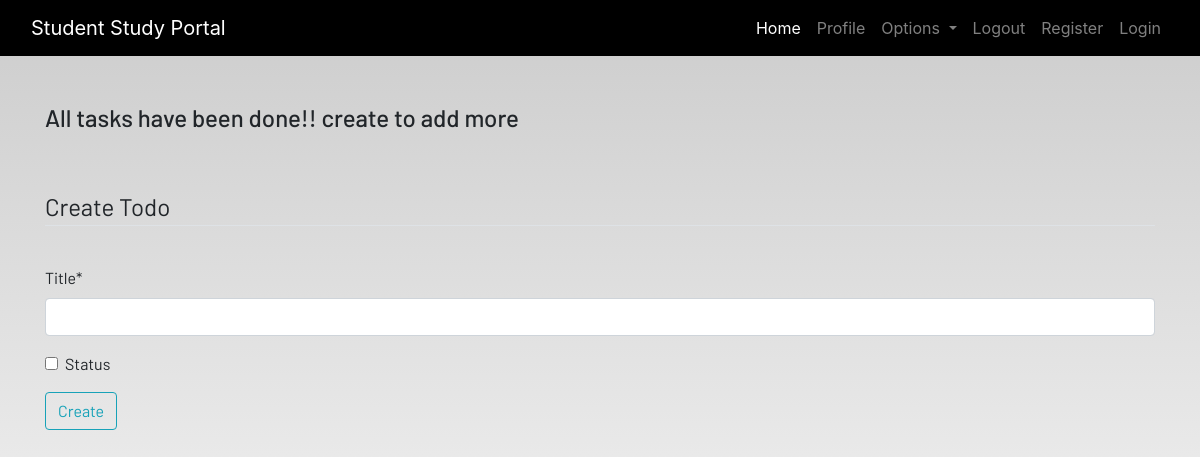
/todo (signed in), run on an earlier commit of the app's database.
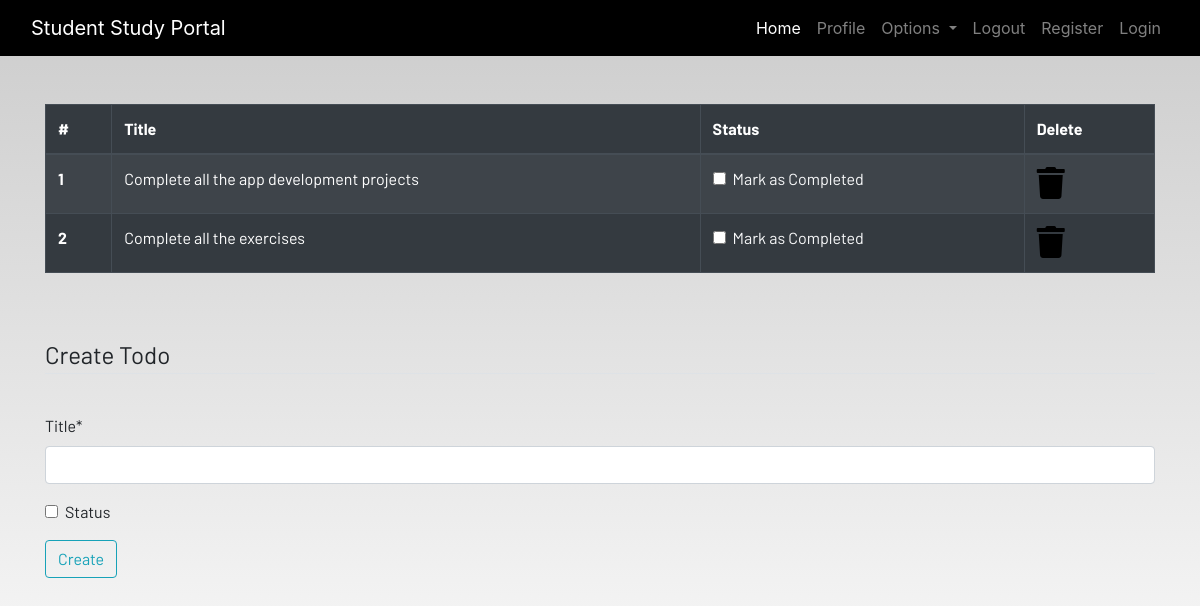
And on a later commit of the database.
### dashboard/models.py (models this page shows, shortened)
class Todo(models.Model):
    user = models.ForeignKey(User, on_delete=models.CASCADE)
    title = models.CharField(max_length=100)
    status = models.BooleanField(default=False)

### dashboard/views.py (the view)
# urls.py: path('todo', views.todo, name='todo'),
def todo(request):
    if request.method == 'POST':
        todoform = TodoForm(request.POST)
        if todoform.is_valid():
            try:
                finish = request.POST['status']
                if finish == 'on':
                    finished = True
                else:
                    finished = False
            except:
                finished = False
            new_todo = Todo(user=request.user, title=request.POST['title'], status=finished)
            new_todo.save()
            messages.success(request, f'Todo is added by {request.user.username} successfully!')
    else:
        todoform = TodoForm()
    get_todo = Todo.objects.filter(user=request.user)
    length = len(get_todo)
    if length == 0:
        no_todo = True
    else:
        no_todo = False
    return render(request, 'dashboard/todo.html', {
        'todos': get_todo,
        'no_todo': no_todo,
        'form': todoform
    })

### dashboard/forms.py
class TodoForm(forms.ModelForm):
    class Meta:
        model = Todo
        fields = ['title', 'status']

### dashboard/templates/dashboard/todo.html (shortened to what this page needs)
{% extends 'dashboard/base.html' %}
{% load static %}
{% load crispy_forms_tags %}
{% block content %}
    <div class="container">
        {% if not no_todo %}
            <table class="table table-striped table-bordered table-hover table-dark">
                <thead>
                <tr>
                    <th scope="col">#</th>
                    <th scope="col">Title</th>
                    <th scope="col">Status</th>
                    <th scope="col">Delete</th>
                </tr>
                </thead>
                <tbody>
                {% for todo in todos %}
                    <tr>
                        <th scope="row">{{ forloop.counter }}</th>
                        <td>{{ todo.title }}</td>
                        <td>
                            <a href="{% url 'update_todo' todo.id %}">
                                <div class="form-check">
                                    {% if todo.status == True %}
                                        <input class="form-check-input" type="checkbox" value="" checked>
                                    {% else %}
                                        <input class="form-check-input" type="checkbox" value="">
                                    {% endif %}
                                    <label class="form-check-label text-light" for="flexCheckDefault">
                                        Mark as Completed
                                    </label>
                                </div>
                            </a>
                        </td>
                        <td><a href="{% url 'delete_todo' todo.id %}"><i class="fa fa-trash fa-2x"></i></a></td>
                    </tr>
                {% endfor %}
                </tbody>
            </table>
        {% else %}
            <h4>All tasks have been done!! create to add more</h4>
        {% endif %}
    </div>
    <br><br>
    <div class="container">
        <form method="POST" action="{% url 'todo' %}">
            <fieldset class="form-group">
                <legend class="border-bottom mb-4">Create Todo</legend>
            </fieldset>
            {{ form|crispy }}
            <div class="form-group">
                <button class="btn btn-outline-info" type="submit">
                    Create
                </button>
            </div>
        </form>
    </div>
{% endblock content %}

What changed in the data, as far as the page shows it:
added Todo: title "Complete all the app development projects"
added Todo: title "Complete all the exercises"
Also different on the page:
text no longer shown: "All tasks have been done!! create to add more"
text now shown: "# Title Status Delete"
